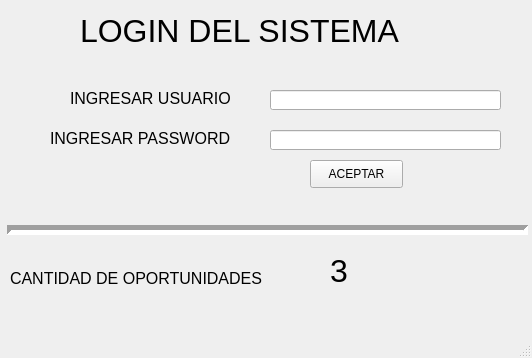
<?xml version="1.0" encoding="UTF-8"?>
<ui version="4.0">
 <class>MainWindow</class>
 <widget class="QMainWindow" name="MainWindow">
  <property name="geometry">
   <rect>
    <x>0</x>
    <y>0</y>
    <width>532</width>
    <height>358</height>
   </rect>
  </property>
  <property name="windowTitle">
   <string>MainWindow</string>
  </property>
  <widget class="QWidget" name="centralwidget">
   <widget class="QLabel" name="label">
    <property name="geometry">
     <rect>
      <x>80</x>
      <y>0</y>
      <width>381</width>
      <height>61</height>
     </rect>
    </property>
    <property name="font">
     <font>
      <pointsize>24</pointsize>
     </font>
    </property>
    <property name="text">
     <string>LOGIN DEL SISTEMA</string>
    </property>
   </widget>
   <widget class="QLabel" name="label_2">
    <property name="geometry">
     <rect>
      <x>70</x>
      <y>90</y>
      <width>191</width>
      <height>16</height>
     </rect>
    </property>
    <property name="font">
     <font>
      <pointsize>12</pointsize>
     </font>
    </property>
    <property name="text">
     <string>INGRESAR USUARIO</string>
    </property>
   </widget>
   <widget class="QLabel" name="label_3">
    <property name="geometry">
     <rect>
      <x>50</x>
      <y>130</y>
      <width>211</width>
      <height>16</height>
     </rect>
    </property>
    <property name="font">
     <font>
      <pointsize>12</pointsize>
     </font>
    </property>
    <property name="text">
     <string>INGRESAR PASSWORD</string>
    </property>
   </widget>
   <widget class="QLineEdit" name="e_n1">
    <property name="geometry">
     <rect>
      <x>270</x>
      <y>90</y>
      <width>231</width>
      <height>20</height>
     </rect>
    </property>
   </widget>
   <widget class="QLineEdit" name="e_n2">
    <property name="geometry">
     <rect>
      <x>270</x>
      <y>130</y>
      <width>231</width>
      <height>20</height>
     </rect>
    </property>
   </widget>
   <widget class="QPushButton" name="b_aceptar">
    <property name="geometry">
     <rect>
      <x>310</x>
      <y>160</y>
      <width>93</width>
      <height>28</height>
     </rect>
    </property>
    <property name="text">
     <string>ACEPTAR</string>
    </property>
   </widget>
   <widget class="Line" name="line">
    <property name="geometry">
     <rect>
      <x>7</x>
      <y>220</y>
      <width>521</width>
      <height>20</height>
     </rect>
    </property>
    <property name="lineWidth">
     <number>5</number>
    </property>
    <property name="orientation">
     <enum>Qt::Horizontal</enum>
    </property>
   </widget>
   <widget class="QLabel" name="label_4">
    <property name="geometry">
     <rect>
      <x>10</x>
      <y>270</y>
      <width>301</width>
      <height>16</height>
     </rect>
    </property>
    <property name="font">
     <font>
      <pointsize>12</pointsize>
     </font>
    </property>
    <property name="text">
     <string>CANTIDAD DE OPORTUNIDADES</string>
    </property>
   </widget>
   <widget class="QLabel" name="l_opor">
    <property name="geometry">
     <rect>
      <x>330</x>
      <y>240</y>
      <width>191</width>
      <height>61</height>
     </rect>
    </property>
    <property name="font">
     <font>
      <pointsize>24</pointsize>
     </font>
    </property>
    <property name="text">
     <string>3</string>
    </property>
   </widget>
  </widget>
  <widget class="QMenuBar" name="menubar">
   <property name="geometry">
    <rect>
     <x>0</x>
     <y>0</y>
     <width>532</width>
     <height>31</height>
    </rect>
   </property>
  </widget>
  <widget class="QStatusBar" name="statusbar"/>
 </widget>
 <resources/>
 <connections/>
</ui>
